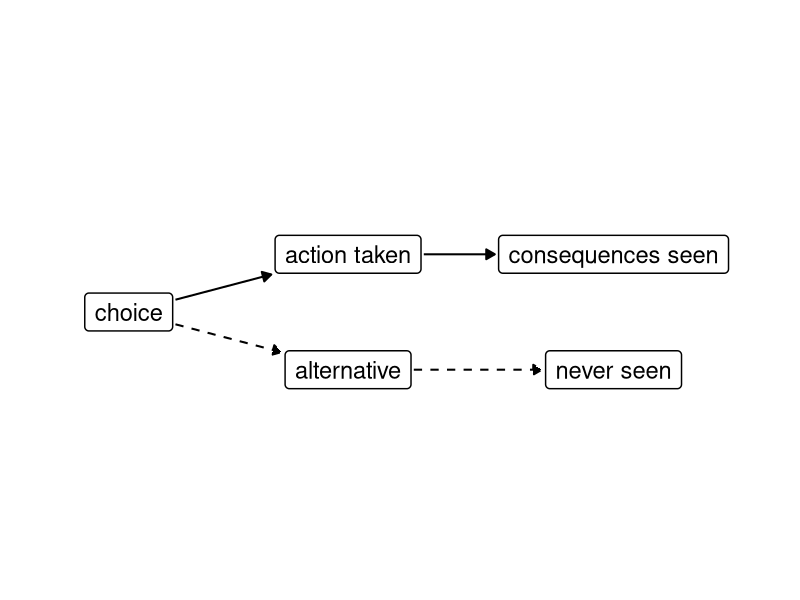
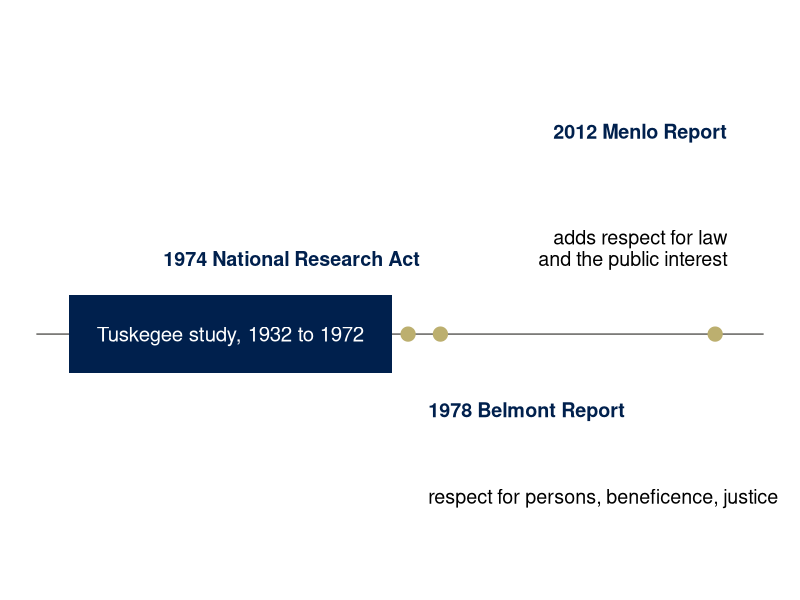
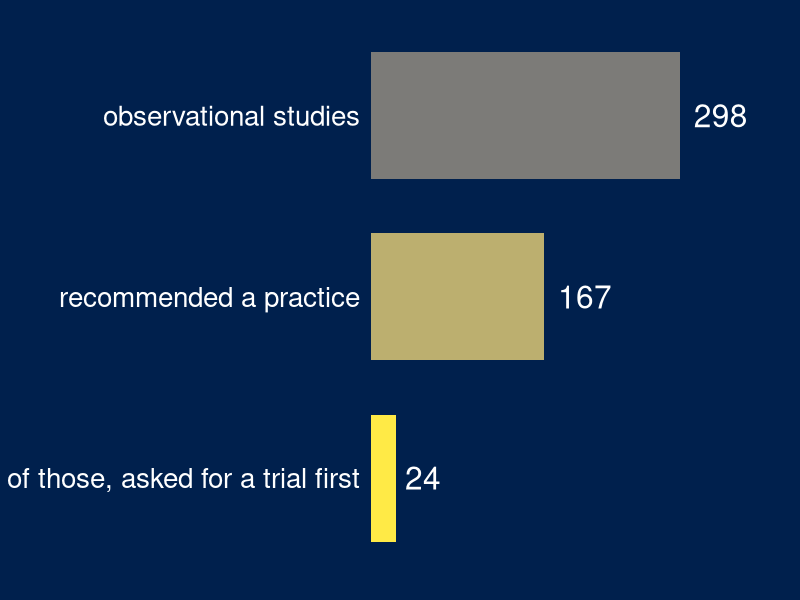
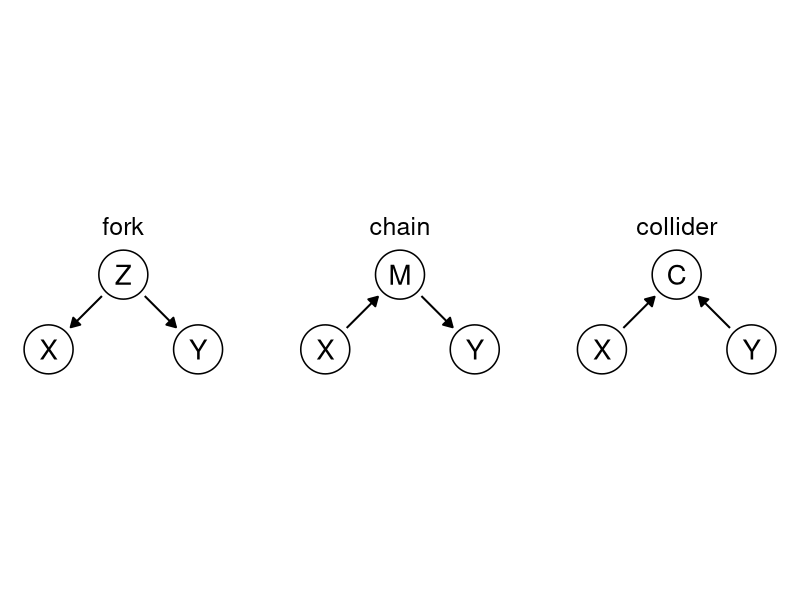
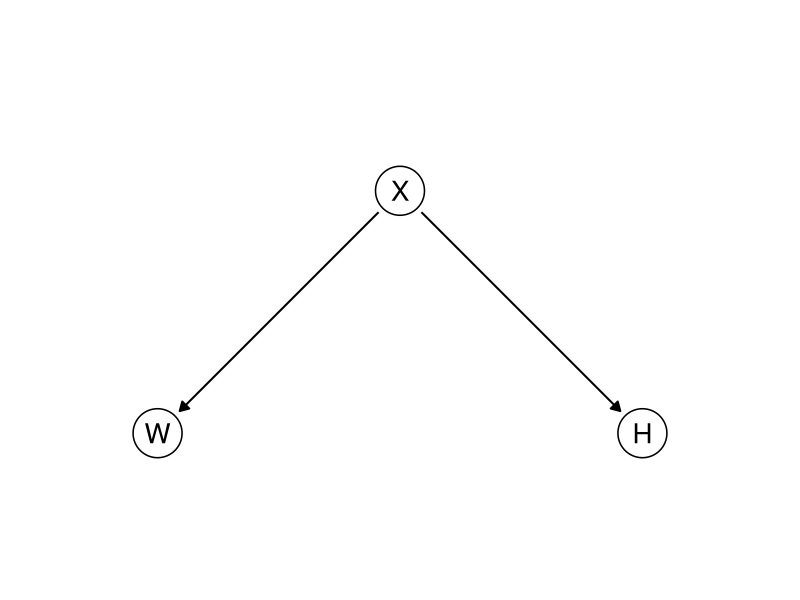
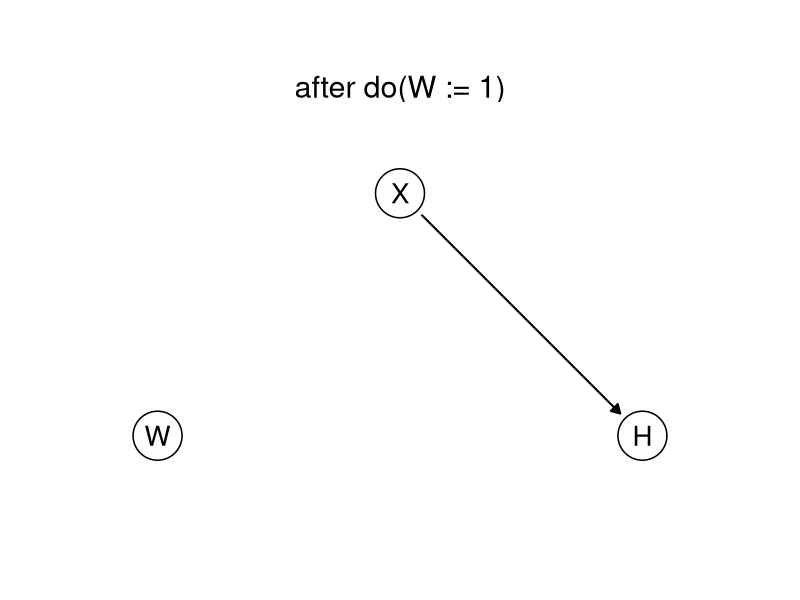
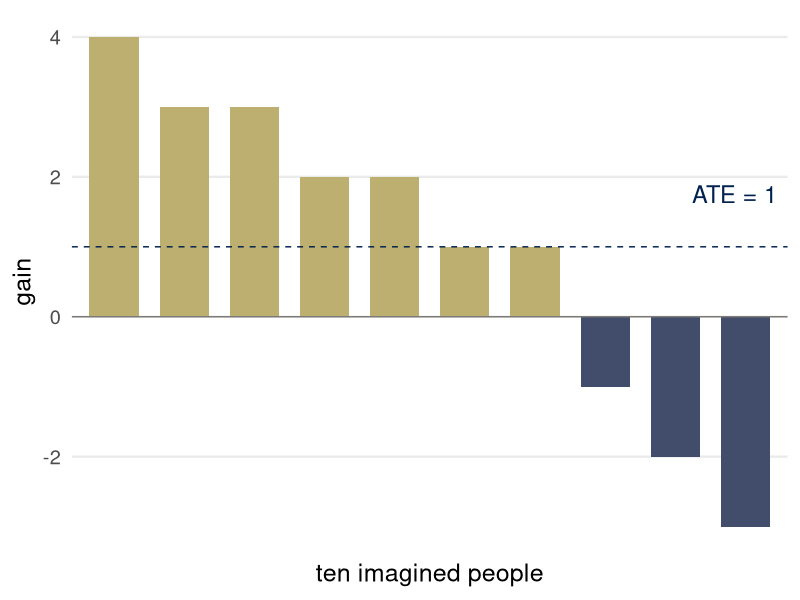
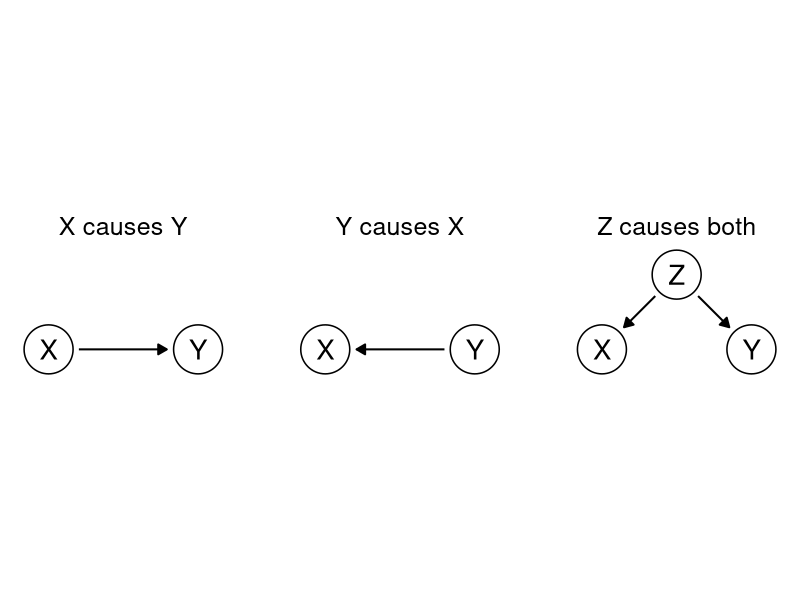

Recreate these plots in R, in order.
## ---- chunk 1
library(ggplot2)
library(dplyr)
theme_set(theme_minimal(base_size = 18))
set.seed(313)
# cividis: navy, slate, gray, khaki, gold, yellow (viridisLite::cividis(9)[c(1, 3, 5, 6, 7, 9)])
navy <- "#00204D"; slate <- "#414D6B"; cgray <- "#7C7B78"; khaki <- "#9B9477"; gold <- "#BCAF6F"; yellow <- "#FFEA46"
two <- c(navy, gold)               # the two groups, wherever there are two
# charts on dark (.inverse) slides: white text on the navy background, yellow and gold for the two groups
dark <- theme(text = element_text(color = "white"), axis.text = element_text(color = "white"),
              legend.text = element_text(color = "white"), plot.title = element_text(color = "white"),
              panel.grid.major = element_line(color = slate), panel.grid.minor = element_blank(),
              plot.background = element_rect(fill = navy, color = NA),
              panel.background = element_rect(fill = navy, color = NA),
              legend.background = element_rect(fill = navy, color = NA),
              legend.key = element_rect(fill = navy, color = NA))
two_dark <- c(yellow, gold)

# Causal graphs. Nodes are letters in circles, or words in boxes (boxes = TRUE).
# A node's size is fixed on the page, in inches, while the figure's size decides how
# many inches a data unit is. draw_dag measures both on the graphics device open when it
# is called (in a rendered document, the chunk's figure) and stops every arrow `gap`
# inches short of the two nodes it joins. Arrows listed in `dashed` are dashed; arrows
# listed in `highlight` are gold. One panel per value of `panel`.
draw_dag <- function(nodes, edges, dashed = character(0), highlight = character(0), boxes = FALSE,
                     text_size = 7, xlim = c(-0.5, 2.5), ylim = c(-0.4, 1.4), strip_size = 18,
                     gap = 0.05) {
  if (!"panel" %in% names(nodes)) { nodes$panel <- ""; edges$panel <- "" }
  pad <- unit(0.35, "lines"); border <- 0.5; dot <- 16; stroke <- 0.8; lw <- c(black = 0.7, gold = 1.5)
  p <- ggplot() +
    facet_wrap(~ panel, nrow = 1) +
    coord_fixed(xlim = xlim, ylim = ylim) +
    theme_void() +
    theme(strip.text = element_text(size = strip_size), panel.spacing = unit(1.5, "lines"))
  p <- if (boxes) {
    p + geom_label(data = nodes, aes(x, y, label = name), size = text_size, label.size = border,
                   label.padding = pad)
  } else {
    p + geom_point(data = nodes, aes(x, y), size = dot, shape = 21, fill = "white", stroke = stroke) +
      geom_text(data = nodes, aes(x, y, label = name), size = text_size, parse = TRUE)
  }
  # Inches per data unit: the panels share what the strips and spacing leave of the figure.
  inch <- function(u, f) f(u, "in", valueOnly = TRUE)
  g <- ggplotGrob(p)
  pp <- ggplot_build(p)$layout$panel_params[[1]]
  per_unit <- min((dev.size("in")[1] - sum(inch(g$widths, grid::convertWidth))) /
                    (length(unique(nodes$panel)) * diff(pp$x.range)),
                  (dev.size("in")[2] - sum(inch(g$heights, grid::convertHeight))) / diff(pp$y.range))
  # Half the width and half the height of each node, outline included, in data units.
  if (boxes) {
    text <- lapply(as.character(nodes$name), grid::textGrob, gp = grid::gpar(fontsize = text_size * .pt))
    nodes$hw <- (sapply(text, \(t) inch(grid::grobWidth(t), grid::convertWidth)) / 2 +
                   inch(pad, grid::convertWidth) + border * .pt / 96 / 2) / per_unit
    nodes$hh <- (sapply(text, \(t) inch(grid::grobHeight(t), grid::convertHeight)) / 2 +
                   inch(pad, grid::convertHeight) + border * .pt / 96 / 2) / per_unit
  } else {
    # R draws a circle of radius 0.375 times its font size (shape 21)
    nodes$hw <- nodes$hh <- (0.375 * (dot * .pt + stroke * .stroke / 2) / 72 +
                               stroke * .stroke / 2 / 96 / 2) / per_unit
  }
  e <- edges |>
    left_join(nodes, by = c("panel", "from" = "name")) |>
    rename(x0 = x, y0 = y, hw0 = hw, hh0 = hh) |>
    left_join(nodes, by = c("panel", "to" = "name")) |>
    mutate(dx = x - x0, dy = y - y0, len = sqrt(dx^2 + dy^2), ux = dx / len, uy = dy / len,
           col = ifelse(paste(from, to) %in% highlight, "#BCAF6F", "black"),
           style = ifelse(paste(from, to) %in% dashed, "dashed", "solid"),
           # the start clears the node by gap; the end by gap and half the arrow's line width,
           # which the rounded tip adds
           g0 = gap / per_unit,
           g1 = (gap + ifelse(col == "black", lw[["black"]], lw[["gold"]]) * .pt / 96 / 2) / per_unit,
           # distance from a node's center, along the arrow, to the node's outline grown by g
           s0 = if (boxes) pmin((hw0 + g0) / pmax(abs(ux), 1e-9), (hh0 + g0) / pmax(abs(uy), 1e-9)) else hw0 + g0,
           s1 = if (boxes) pmin((hw + g1) / pmax(abs(ux), 1e-9), (hh + g1) / pmax(abs(uy), 1e-9)) else hw + g1,
           xs = x0 + s0 * ux, ys = y0 + s0 * uy, xe = x - s1 * ux, ye = y - s1 * uy)
  p + geom_segment(data = e, aes(x = xs, y = ys, xend = xe, yend = ye, linetype = style, color = col),
                   arrow = arrow(length = unit(0.25, "cm"), type = "closed"),
                   linewidth = ifelse(e$col == "black", lw[["black"]], lw[["gold"]]), show.legend = FALSE) +
    scale_linetype_identity() + scale_color_identity()
}
## ---- chunk 2
draw_dag(data.frame(name = c("choice", "action taken", "alternative", "consequences seen", "never seen"),
                    x = c(0, 1.9, 1.9, 4.2, 4.2), y = c(0.5, 1, 0, 1, 0)),
         data.frame(from = c("choice", "choice", "action taken", "alternative"),
                    to = c("action taken", "alternative", "consequences seen", "never seen")),
         dashed = c("choice alternative", "alternative never seen"),
         boxes = TRUE, text_size = 6, xlim = c(-0.8, 5.5), ylim = c(-0.3, 1.3))
## ---- chunk 3
lab <- data.frame(
  x     = c(1975.5, 1976.5, 1976.5, 2013.5, 2013.5),
  y     = c(0.3, -0.3, -0.68, 0.86, 0.3),
  label = c("1974 National Research Act", "1978 Belmont Report", "respect for persons, beneficence, justice",
            "2012 Menlo Report", "adds respect for law\nand the public interest"),
  hj    = c(1, 0, 0, 1, 1), vj = c(0, 1, 1, 0, 0),
  bold  = c(TRUE, TRUE, FALSE, TRUE, FALSE))
ggplot() +
  annotate("segment", x = 1928, xend = 2018, y = 0, yend = 0, color = cgray, linewidth = 0.6) +
  annotate("rect", xmin = 1932, xmax = 1972, ymin = -0.17, ymax = 0.17, fill = navy) +
  annotate("text", x = 1952, y = 0, label = "Tuskegee study, 1932 to 1972", color = "white", size = 5.2) +
  annotate("point", x = c(1974, 1978, 2012), y = 0, size = 4.5, color = gold) +
  geom_text(data = lab, aes(x, y, label = label, hjust = hj, vjust = vj,
                            fontface = ifelse(bold, "bold", "plain"), color = ifelse(bold, navy, "black")),
            size = 5, lineheight = 0.9) +
  scale_color_identity() +
  coord_cartesian(xlim = c(1928, 2018), ylim = c(-1.05, 1.35), clip = "off") +
  theme_void()
## ---- chunk 4
prasad <- data.frame(label = c("observational studies", "recommended a practice", "of those, asked for a trial first"),
                     n = c(298, 167, 24))
prasad$label <- factor(prasad$label, levels = rev(prasad$label))
ggplot(prasad, aes(n, label, fill = label)) +
  geom_col(width = 0.7, show.legend = FALSE) +
  geom_text(aes(label = n), hjust = -0.25, color = "white", size = 8) +
  scale_fill_manual(values = setNames(c(cgray, gold, yellow), levels(prasad$label)[3:1])) +
  scale_x_continuous(limits = c(0, 360), expand = c(0, 0)) +
  coord_cartesian(clip = "off") +
  labs(x = NULL, y = NULL) +
  dark +
  theme(axis.text.x = element_blank(), panel.grid.major = element_blank(), panel.grid.minor = element_blank(),
        axis.text.y = element_text(size = 20, color = "white"), plot.margin = margin(5, 40, 5, 5))
## ---- chunk 5
shapes <- c("fork", "chain", "collider")
nodes <- data.frame(panel = rep(shapes, each = 3),
                    name = c("Z", "X", "Y", "M", "X", "Y", "C", "X", "Y"),
                    x = rep(c(1, 0, 2), 3), y = rep(c(1, 0, 0), 3))
edges <- data.frame(panel = rep(shapes, each = 2),
                    from = c("Z", "Z", "X", "M", "X", "Y"),
                    to = c("X", "Y", "M", "Y", "C", "C"))
nodes$panel <- factor(nodes$panel, levels = shapes); edges$panel <- factor(edges$panel, levels = shapes)
draw_dag(nodes, edges)
## ---- chunk 6
draw_dag(data.frame(name = c("X", "W", "H"), x = c(1, 0, 2), y = c(1, 0, 0)),
         data.frame(from = c("X", "X"), to = c("W", "H")), ylim = c(-0.35, 1.35))
## ---- chunk 7
draw_dag(data.frame(panel = "after do(W := 1)", name = c("X", "W", "H"), x = c(1, 0, 2), y = c(1, 0, 0)),
         data.frame(panel = "after do(W := 1)", from = "X", to = "H"), strip_size = 22,
         ylim = c(-0.3, 1.3))
## ---- chunk 8
gains <- data.frame(person = factor(1:10), effect = c(4, 3, 3, 2, 2, 1, 1, -1, -2, -3))
ggplot(gains, aes(person, effect, fill = effect > 0)) +
  geom_col(width = 0.7, show.legend = FALSE) +
  geom_hline(yintercept = 0, color = cgray) +
  geom_hline(yintercept = mean(gains$effect), linetype = "dashed", color = navy) +
  annotate("text", x = 10.45, y = 1.75, label = "ATE = 1", hjust = 1, color = navy, size = 6) +
  scale_fill_manual(values = c(`TRUE` = gold, `FALSE` = slate)) +
  labs(x = "ten imagined people", y = "gain") +
  theme(panel.grid.major.x = element_blank(), panel.grid.minor = element_blank(), axis.text.x = element_blank())
## ---- chunk 9
pics <- c("X causes Y", "Y causes X", "Z causes both")
nodes <- data.frame(panel = c(pics[1], pics[1], pics[2], pics[2], pics[3], pics[3], pics[3]),
                    name = c("X", "Y", "X", "Y", "Z", "X", "Y"),
                    x = c(0, 2, 0, 2, 1, 0, 2), y = c(0, 0, 0, 0, 1, 0, 0))
edges <- data.frame(panel = c(pics[1], pics[2], pics[3], pics[3]),
                    from = c("X", "Y", "Z", "Z"), to = c("Y", "X", "X", "Y"))
nodes$panel <- factor(nodes$panel, levels = pics); edges$panel <- factor(edges$panel, levels = pics)
draw_dag(nodes, edges)
## ---- chunk 10
draw_dag(data.frame(name = c("worked last year", "attended", "in work"),
                    x = c(1.35, 0, 2.7), y = c(1, 0, 0), panel = ""),
         data.frame(from = character(0), to = character(0), panel = character(0)),
         boxes = TRUE, text_size = 6,
         xlim = c(-1.2, 3.9), ylim = c(-0.25, 1.25))
## ---- chunk 11
draw_dag(data.frame(name = c("worked last year", "attended", "in work"),
                    x = c(1.35, 0, 2.7), y = c(1, 0, 0)),
         data.frame(from = c("worked last year", "worked last year", "attended"),
                    to = c("attended", "in work", "in work")),
         highlight = "attended in work", boxes = TRUE, text_size = 6,
         xlim = c(-1.2, 3.9), ylim = c(-0.25, 1.25))
## ---- chunk 12
draw_dag(data.frame(name = c("Z", "X", "Y"), x = c(1, 0, 2), y = c(1, 0, 0)),
         data.frame(from = c("Z", "Z", "X"), to = c("X", "Y", "Y")))
## ---- chunk 13
draw_dag(data.frame(name = c("Z", "U", "X", "Y"), x = c(0.4, 1.6, 0, 2), y = c(1.1, 1.1, 0, 0)),
         data.frame(from = c("Z", "Z", "U", "U", "X"), to = c("X", "Y", "X", "Y", "Y")),
         dashed = c("U X", "U Y"))
